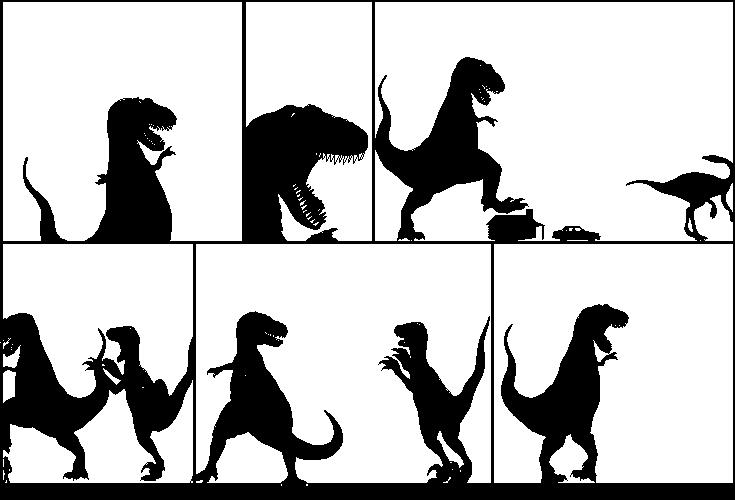
#> input picture comic_mask.bmp, 735 x 500 px
$ python mask.py
#> lines starting #> are read from the running program, lines starting #| are printed output that depends on the picture; after the words box and inside, x2 and y2 are one past the last pixel; in counts of white or black regions, pixels touching at a corner belong together
import Image,png

cutpoints = []
cutpoints.append((0,0,242,242))
cutpoints.append((242,0,374,242))
cutpoints.append((374,0,735,242))
cutpoints.append((0,242,194,500))
cutpoints.append((194,242,492,500))
cutpoints.append((492,242,735,500))

out = Image.new('1',(735,500),255)
#> out: PIL image 735x500 1; every value is 1
im1 = Image.open("comic_mask.bmp")
#> im1 is the input picture: PIL image 735x500 RGB; 74.6% white; 1 black region, box (x1, y1, x2, y2) and area: (0, 0, 735, 500) 93222
im2 = Image.open("comic_test.png")
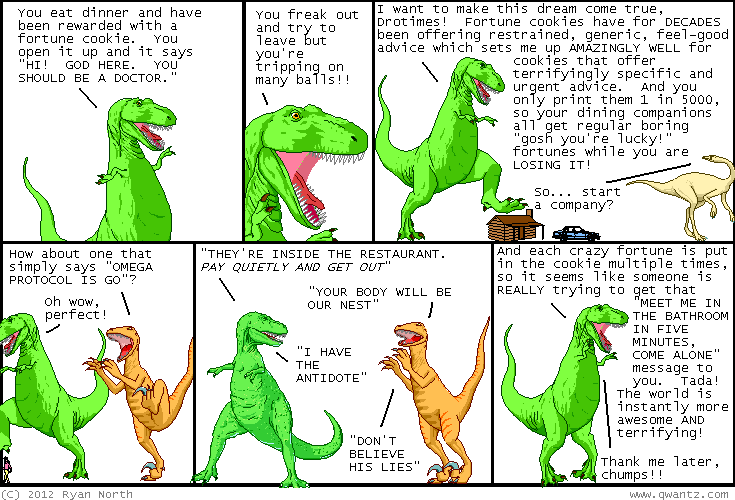
#> input picture comic_test.png, 735 x 500 px
#> im2 is the input picture: PIL image 735x500 RGBA; mean R, G, B, A 207.8, 222, 194.7, 255
im1 = im1.convert('1')
im2 = im2.convert('1')
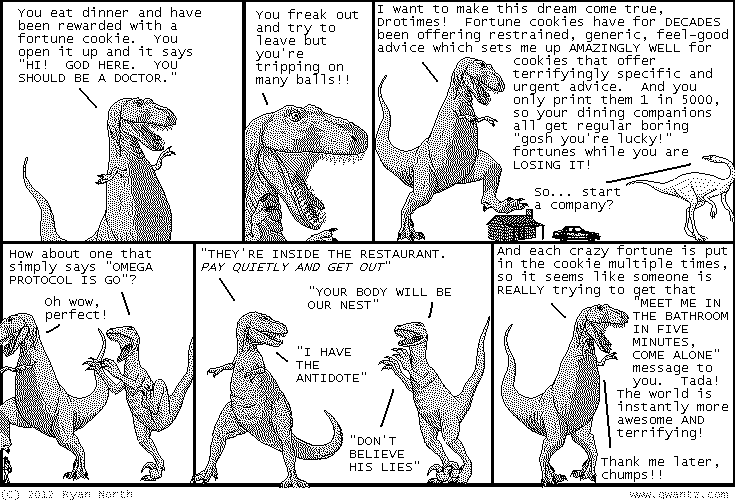
#> im2: PIL image 735x500 1; 84.1% white; black in thin lines or dots
out.paste(im2,None,im1)
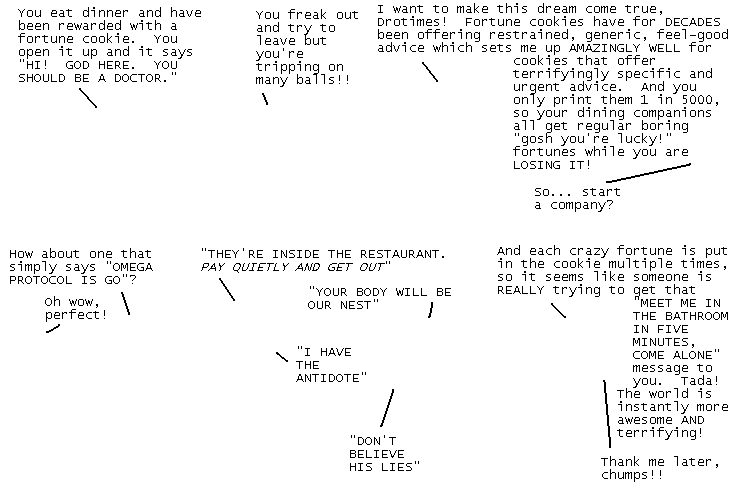
#> out: PIL image 735x500 1; 95.7% white; black in thin lines or dots
panels = []
for panel in cutpoints:
    panels.append(out.crop(panel))
#> after the loop, panels = 6 items

for offset in range(len(panels)):
    panels[offset].save(str(offset)+'.png')
#> this loop made 6 passes
#> pass 1, `panels[offset].save(str(offset)+'.png')`:
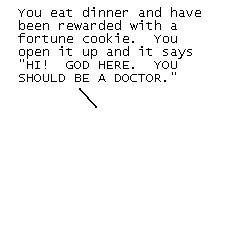
#> saved as 0.png: PIL image 242x242 1; 96.9% white; black in thin lines or dots, all inside (x1, y1, x2, y2) = (18, 7, 201, 108)
#> pass 2, `panels[offset].save(str(offset)+'.png')`:
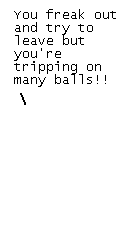
#> saved as 1.png: PIL image 132x242 1; 97.1% white; black in thin lines or dots, all inside (x1, y1, x2, y2) = (14, 9, 116, 105)

out.save('result.png')
